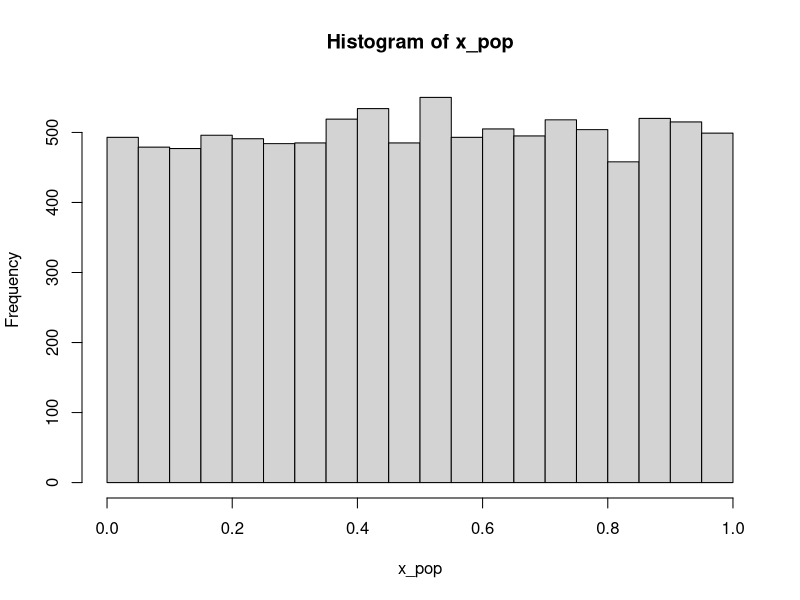
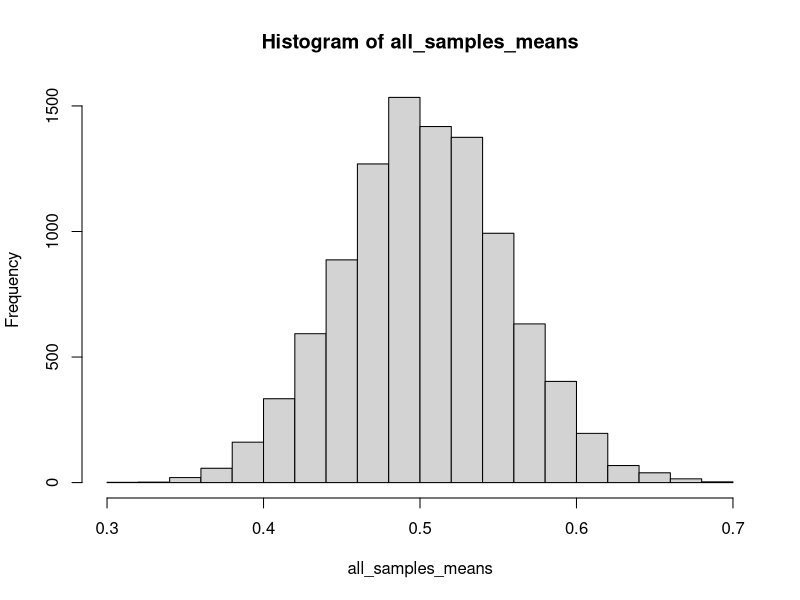
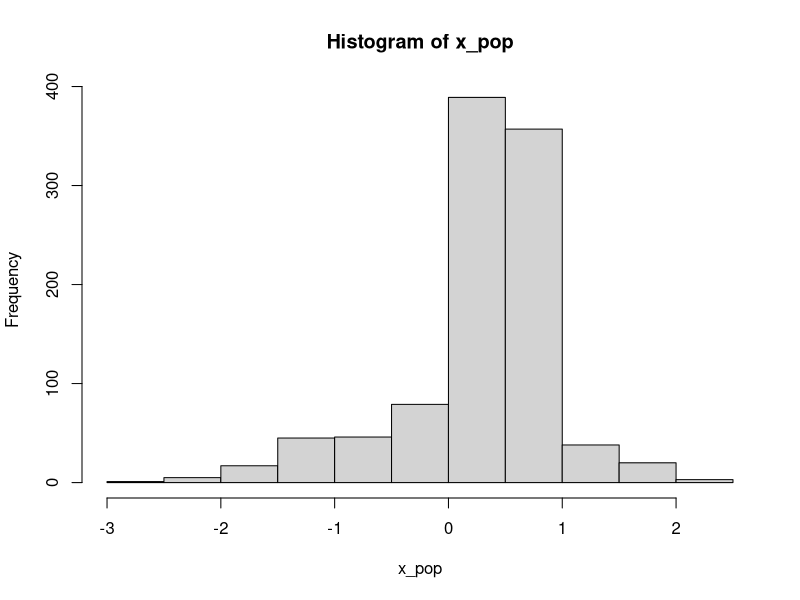
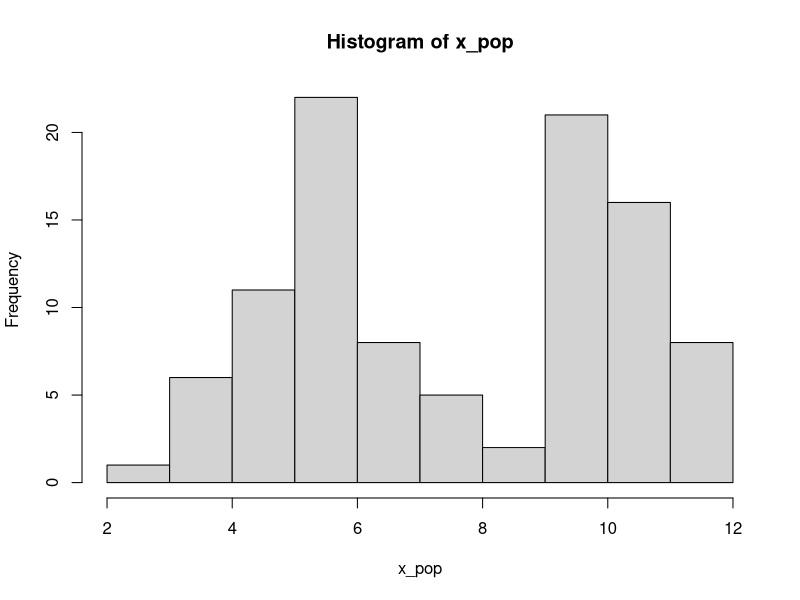

Here is the R script that generated these plots, in order:
## ---- chunk 1
knitr::opts_chunk$set(cache = T)
## ---- chunk 2
x_pop <- runif(10000) # create a popluation with measurable x
## ---- chunk 3
hist(x_pop)  # what does the distribution look like for x
mean(x_pop)  # True mean of x (popluation mean)
## ---- chunk 4
x_sample <- 
  sample(x = x_pop,
         size = 30)
mean(x_sample) # sample mean
## ---- chunk 5
for(i in 1:10){
print(paste("Number:", i))
}
## ---- chunk 6
for(i in 1:10){
  x_sample <- sample(x_pop, 30)
  print(mean(x_sample)) # sample mean  
}
## ---- chunk 7
# Expectations for repeated sampling
all_samples_means <- c() # this vector is an empty container where we will save means
for(i in 1:10000){
  x_sample <- sample(x = x_pop, size = 30)
  all_samples_means[i] <- mean(x_sample) # save the mean for trial i in position i in vector 
}
## ---- chunk 8
hist(all_samples_means)
## ---- chunk 9
x_pop <- c(rnorm(400), runif(600))
hist(x_pop)
x_pop <- c(rnorm(50,mean = 10), rnorm(50, mean = 5)) 
hist(x_pop)
